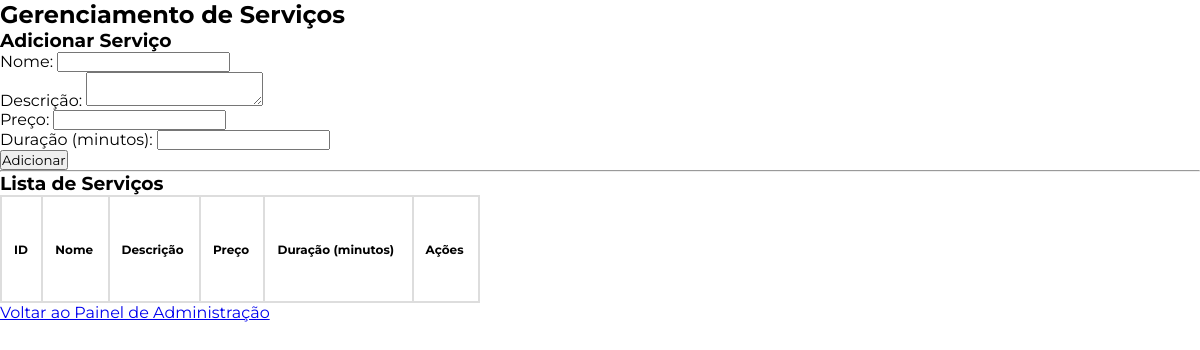
The page /gerenciamentoservicos on the database as committed earlier.
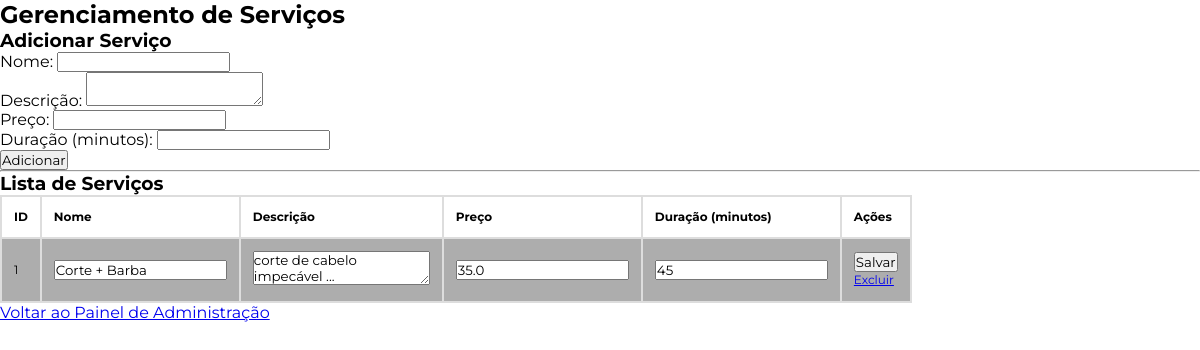
The same page on the database as committed later.
### tables this page shows
CREATE TABLE Servicos (
    servicos_id INTEGER PRIMARY KEY AUTOINCREMENT,
    nome TEXT NOT NULL,
    descricao TEXT,
    preco REAL NOT NULL,
    duracao INTEGER NOT NULL  -- duração em minutos
);

### app.py (the view, shortened to what this page needs)
@app.route('/gerenciamentoservicos', methods=['GET', 'POST'])
def gerenciar_servicos():
    conn = get_db_connection()
    if request.args.get('excluir'):
        servicos_id = request.args.get('excluir')
        print(f"Excluindo serviço servicos_id={servicos_id}")  # Debug
        conn.execute('DELETE FROM Servicos WHERE servicos_id = ?', (servicos_id,))
        conn.commit()
        flash('Serviço excluído com sucesso!')
    servicos = conn.execute('SELECT * FROM Servicos').fetchall()
    conn.close()
    return render_template('gerenciamento_servicos.html', servicos=servicos)

### app.py (called while the page is built)
def get_db_connection():
    conn = sqlite3.connect('barbearia.db')
    conn.row_factory = sqlite3.Row  # Permite acessar os resultados como dicionário
    return conn

### templates/gerenciamento_servicos.html (shortened to what this page needs)
<!DOCTYPE html>
<html lang="en">
<head>
    <link rel="stylesheet" type="text/css" href="{{ url_for('static', filename='css/style.css') }}">
</head>
<body>
    <h2>Gerenciamento de Serviços</h2>
    <h3>Adicionar Serviço</h3>
    <form action="/gerenciamentoservicos" method="POST">
        <label for="nome">Nome:</label>
        <input type="text" id="nome" name="nome" required>
        <br>
        <label for="descricao">Descrição:</label>
        <textarea id="descricao" name="descricao"></textarea>
        <br>
        <label for="preco">Preço:</label>
        <input type="number" id="preco" name="preco" step="0.01" required>
        <br>
        <label for="duracao">Duração (minutos):</label>
        <input type="number" id="duracao" name="duracao" required>
        <br>
        <button type="submit">Adicionar</button>
    </form>
    <hr>
    <h3>Lista de Serviços</h3>
    <table border="1">
        <tr>
            <th>ID</th>
            <th>Nome</th>
            <th>Descrição</th>
            <th>Preço</th>
            <th>Duração (minutos)</th>
            <th>Ações</th>
        </tr>
        {% for servico in servicos %}
        <tr>
            <form action="/gerenciamentoservicos" method="POST">
                <td>{{ servico.servicos_id }}</td>
                <td>
                    <input type="text" name="nome" value="{{ servico.nome }}" required>
                </td>
                <td>
                    <textarea name="descricao">{{ servico.descricao }}</textarea>
                </td>
                <td>
                    <input type="number" name="preco" value="{{ servico.preco }}" step="0.01" required>
                </td>
                <td>
                    <input type="number" name="duracao" value="{{ servico.duracao }}" required>
                </td>
                <td>
                    <button type="submit" name="editar">Salvar</button>
                    <a href="?excluir={{ servico.servicos_id }}" onclick="return confirm('Tem certeza que deseja excluir este serviço?');">Excluir</a>
                </td>
            </form>
        </tr>
        {% endfor %}
    </table>
    <a href="/indexadmin">Voltar ao Painel de Administração</a>
</body>
</html>

Rows that differ between the two databases and show on the page:
added Servicos: servicos_id "1", nome "Corte + Barba", descricao "corte de cabelo impecável ...", preco "35.0", duracao "45"
